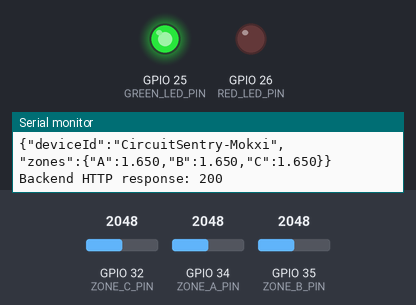
Recording of a sketch running on a simulated ESP32. Parts: output pins drawn as LEDs (lit = HIGH), the last lines printed to the serial monitor. Inputs (shaded band) come from the test bench; at power-on: GPIO 32 (ZONE_C_PIN) = 2048, GPIO 34 (ZONE_A_PIN) = 2048, GPIO 35 (ZONE_B_PIN) = 2048 (analog values on the 0–4095 scale). WiFi joins after 1.5 s; servers stay silent unless stated; uploads are accepted with an empty reply.

Above: at 11.8 s.
11.9 s: GPIO 32 (ZONE_C_PIN) set to 2390
13.4 s: GPIO 32 (ZONE_C_PIN) set to 2450
At 15.7 s:
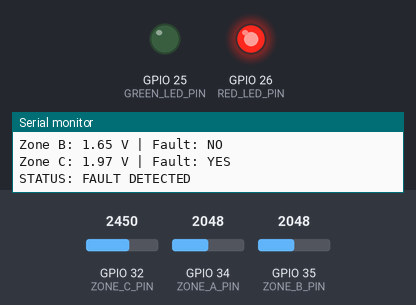
Timing chart, 0 to 17.2 s (numbered marks = the images above; inputs shaded):
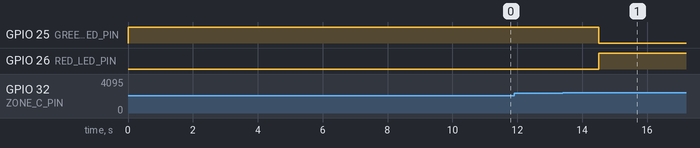

The sketch:

Imported_from_Wokwi.ino
```cpp
#include <Arduino.h>
#include <WiFi.h>
#include <HTTPClient.h>

// ---------- Hardware pins ----------
const int ZONE_A_PIN = 34;
const int ZONE_B_PIN = 35;
const int ZONE_C_PIN = 32;

const int RED_LED_PIN = 26;
const int GREEN_LED_PIN = 25;

// ---------- Wi-Fi ----------
const char* WIFI_SSID = "Wokwi-GUEST";
const char* WIFI_PASSWORD = "";

// Your ngrok HTTPS backend URL
const char* SERVER_URL =
  "https://economy-sandbag-doorframe.ngrok-free.dev/api/data";

// ---------- Detection settings ----------
const int SAMPLE_COUNT = 10;
const int CALIBRATION_COUNT = 50;

const float FAULT_THRESHOLD = 0.30;

// Send one reading every 15 seconds during this short demo.
// Mokxi Free has a limited daily request allowance.
const unsigned long SEND_INTERVAL = 15000;

float baselineA = 0;
float baselineB = 0;
float baselineC = 0;

unsigned long lastSendTime = 0;

float readVoltage(int pin) {
  long total = 0;

  for (int i = 0; i < SAMPLE_COUNT; i++) {
    total += analogRead(pin);
    delay(5);
  }

  float average = total / (float)SAMPLE_COUNT;
  return average * 3.3 / 4095.0;
}

float calibrateZone(int pin) {
  float total = 0;

  for (int i = 0; i < CALIBRATION_COUNT; i++) {
    total += readVoltage(pin);
    delay(10);
  }

  return total / CALIBRATION_COUNT;
}

void calibrateSensors() {
  Serial.println("\nCalibrating sensors...");
  Serial.println("Keep all three zones in their normal positions.");

  baselineA = calibrateZone(ZONE_A_PIN);
  baselineB = calibrateZone(ZONE_B_PIN);
  baselineC = calibrateZone(ZONE_C_PIN);

  Serial.println("Calibration complete.");
  Serial.printf("Baseline A: %.2f V\n", baselineA);
  Serial.printf("Baseline B: %.2f V\n", baselineB);
  Serial.printf("Baseline C: %.2f V\n", baselineC);
}

void connectWiFi() {
  Serial.print("\nConnecting to Mokxi Wi-Fi");

  WiFi.begin(WIFI_SSID, WIFI_PASSWORD);

  unsigned long start = millis();

  while (WiFi.status() != WL_CONNECTED &&
         millis() - start < 20000) {
    delay(500);
    Serial.print(".");
  }

  if (WiFi.status() == WL_CONNECTED) {
    Serial.println("\nWi-Fi connected.");
    Serial.println(WiFi.localIP());
  } else {
    Serial.println("\nWi-Fi connection failed.");
  }
}

void sendToBackend(float a, float b, float c,
                   bool faultA, bool faultB, bool faultC) {

  if (WiFi.status() != WL_CONNECTED) {
    Serial.println("Wi-Fi disconnected. Skipping upload.");
    return;
  }

  HTTPClient http;

  if (!http.begin(SERVER_URL)) {
    Serial.println("Could not initialize HTTPS connection.");
    return;
  }

  http.addHeader("Content-Type", "application/json");

  String payload = "{";
  payload += "\"deviceId\":\"CircuitSentry-Mokxi\",";
  payload += "\"zones\":{";
  payload += "\"A\":" + String(a, 3) + ",";
  payload += "\"B\":" + String(b, 3) + ",";
  payload += "\"C\":" + String(c, 3);
  payload += "}";
  payload += "}";

  Serial.println("\nSending readings to backend:");
  Serial.println(payload);

  int responseCode = http.POST(payload);

  Serial.print("Backend HTTP response: ");
  Serial.println(responseCode);

  if (responseCode > 0) {
    Serial.println(http.getString());
  } else {
    Serial.println(http.errorToString(responseCode));
  }

  http.end();
}

void setup() {
  Serial.begin(115200);

  pinMode(RED_LED_PIN, OUTPUT);
  pinMode(GREEN_LED_PIN, OUTPUT);

  analogReadResolution(12);

  digitalWrite(RED_LED_PIN, LOW);
  digitalWrite(GREEN_LED_PIN, HIGH);

  connectWiFi();

  // Calibrate with all zones in their normal positions.
  calibrateSensors();

  lastSendTime = millis() - SEND_INTERVAL;
}

void loop() {
  float voltageA = readVoltage(ZONE_A_PIN);
  float voltageB = readVoltage(ZONE_B_PIN);
  float voltageC = readVoltage(ZONE_C_PIN);

  bool faultA = abs(voltageA - baselineA) > FAULT_THRESHOLD;
  bool faultB = abs(voltageB - baselineB) > FAULT_THRESHOLD;
  bool faultC = abs(voltageC - baselineC) > FAULT_THRESHOLD;

  bool anyFault = faultA || faultB || faultC;

  digitalWrite(RED_LED_PIN, anyFault ? HIGH : LOW);
  digitalWrite(GREEN_LED_PIN, anyFault ? LOW : HIGH);

  Serial.println("\n------ CircuitSentry ------");

  Serial.printf("Zone A: %.2f V | Fault: %s\n",
                voltageA, faultA ? "YES" : "NO");

  Serial.printf("Zone B: %.2f V | Fault: %s\n",
                voltageB, faultB ? "YES" : "NO");

  Serial.printf("Zone C: %.2f V | Fault: %s\n",
                voltageC, faultC ? "YES" : "NO");

  if (anyFault) {
    Serial.println("STATUS: FAULT DETECTED");
  } else {
    Serial.println("STATUS: NORMAL");
  }

  if (millis() - lastSendTime >= SEND_INTERVAL) {
    sendToBackend(
      voltageA, voltageB, voltageC,
      faultA, faultB, faultC
    );

    lastSendTime = millis();
  }

  delay(1000);
}
```

Measured:
- the behaviour switches between 2420 and 2421 on GPIO 32 (ZONE_C_PIN) (found by bisection; images 0 and 1)
- after the input at 13.4 s, GPIO 25 (GREEN_LED_PIN): HIGH → LOW after 1.1 s; GPIO 26 (RED_LED_PIN): LOW → HIGH after 1.1 s
